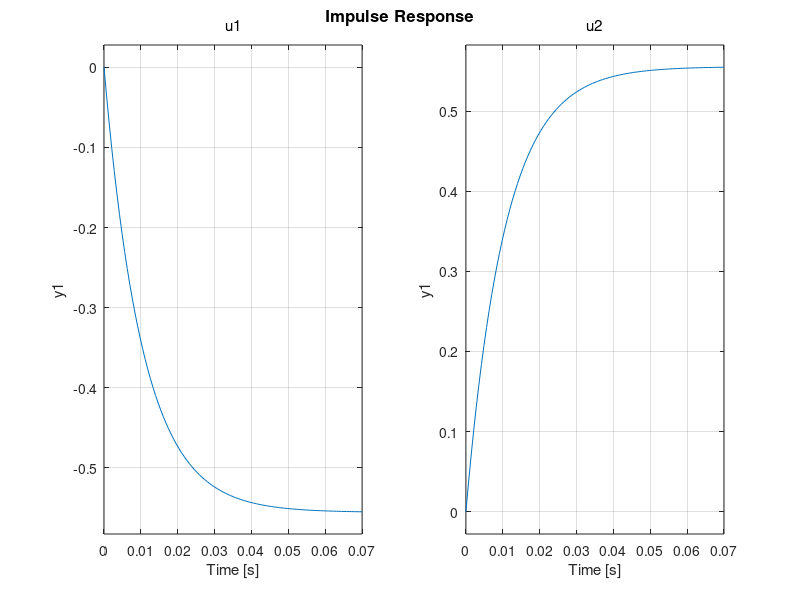

MATLAB code to generate this figure:
%% L2 NXTway-GS model - see ELEC6228_Project.pdf 
clear all
close all
clc

%% body and wheels
m = 0.03;
M = 0.6;
W = 0.14;
D = 0.04;
R = 0.04;
Jw = m*R^2/2;
n = 1;
Jm = 10^(-5);
H = 0.144;
L = H/2;
Jpsi = M*L^2/3;
Jphi = M*(W^2 + D^2)/12;
g = 9.81;
fw = 0;

%% motor
Kt = 0.317;
Kb = 0.468; 
Rm = 6.69;
fm = 0.0022; 
beta = n*Kt*Kb/Rm + fm;
alpha = n*Kt/Rm; 

%% state-space matrix components
E = [((2*m + M)*R^2 + 2*Jw + 2*n^2*Jm)  (M*L*R - 2*n^2*Jm) ;  (M*L*R - 2*n^2*Jm)   (M*L^2 + Jpsi + 2*n^2*Jm)];
I = m*W^2/2 + Jphi + W^2*(Jw + n^2*Jm)/(2*R^2);
J = W^2*(beta + fw)/(2*R^2);
K = W*alpha/(2*R);

A132 = - g*M*L*E(1,2)/det(E); 
A142 = g*M*L*E(1,1)/det(E); 
A133 = -2*[(beta + fw)*E(2,2) + beta*E(1,2)]/det(E);
A143 = 2*[(beta + fw)*E(1,2) + beta*E(1,1)]/det(E);
A134 = 2*beta*[E(2,2) + E(1,2)]/det(E);
A144 = -2*beta*[E(1,1) + E(1,2)]/det(E);
B13 = alpha*[E(2,2) + E(1,2)]/det(E);
B14 = -alpha*[E(1,1) + E(1,2)]/det(E);

%% state-space system
A1 = [0 0 1 0 ; 0 0 0 1 ; 0 A132 A133 A134 ; 0 A142 A143 A144];
B1 = [0 0 ; 0 0 ; B13 B13 ; B14 B14];
A2 = [0 1 ; 0 -J/I];
B2 = [0 0 ; -K/I K/I];

%% final continuous-time system (outputs theta, psi)
sys1 = ss(A1,B1,[1 0 0 0 ; 0 0 0 1],zeros(2,2));
load('mpc1');
%% final continuous-time system (output phi)
sys2 = ss(A2,B2,[1 0],zeros(1,2));

%%
figure
subplot(211); impulse(sys1)
subplot(212); impulse(sys2)


